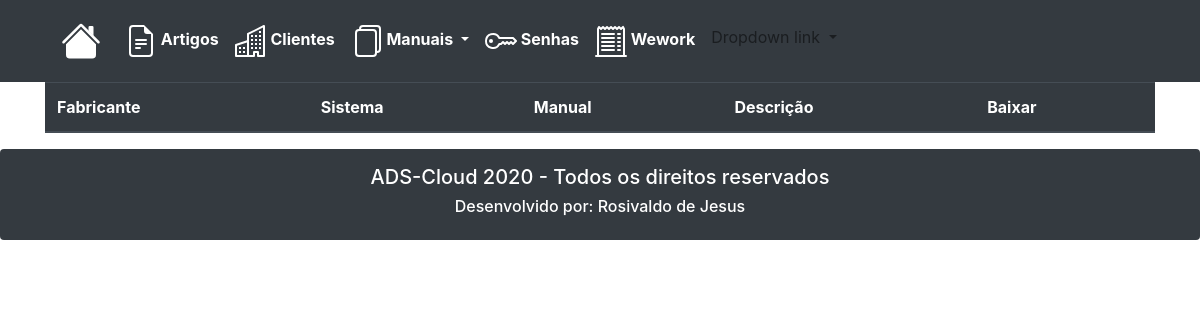
The app's page /manuaisFabricantes/, older data.
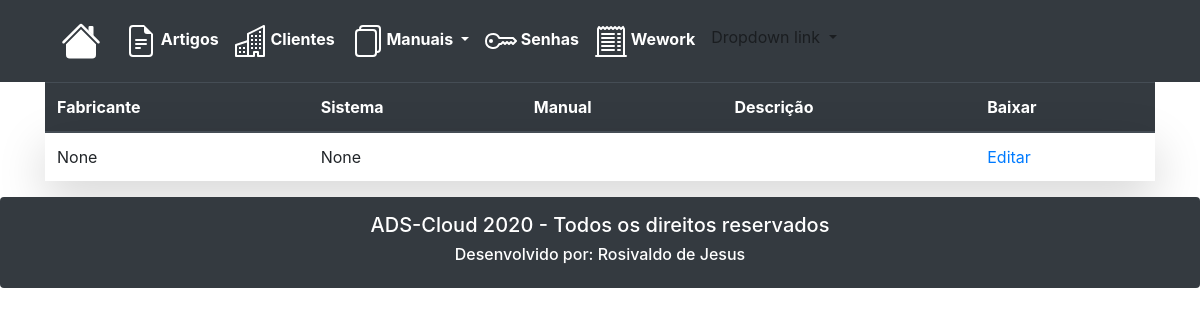
The same page, newer data.
### evertical/models.py (models this page shows, shortened)
class tbManuais(models.Model):
    manualNome = models.CharField(max_length=100, blank=True, null=True)
    manualLink = models.CharField(max_length=255, blank=True, null=True)
    manualDescricao = models.CharField(max_length=255, blank=True, null=True)
    manualFabricante = models.ForeignKey(tbFabricante, on_delete=models.CASCADE)
    manualSistema = models.ForeignKey(tbSistemas, on_delete=models.CASCADE)
    class Meta:
        db_table = 'tbManuais'
        verbose_name_plural = 'Manuais'

class tbSistemas(models.Model):
    sistemasTipo = models.CharField(max_length=20, blank=True, null=True)
    class Meta:
        db_table = 'tbSistemas'
        verbose_name_plural = 'Sistemas'
    def __str__(self):
        return self.sistemasTipo

### evertical/views.py (the view)
# urls.py: path('manuaisFabricantes/', manuaisFabricantes),
def manuaisFabricantes(request):
    manualFabricante = tbManuais.objects.all()
    return render(request, 'manuaisFabricantes.html',{'manualFabricante':manualFabricante})

### templates/manuaisFabricantes.html (shortened to what this page needs)
{% extends "base.html" %}
{% load static %}
{% block content %}
<head>
</head>
<div class="container">
	<section>
		<table class="table">
			<thead class="thead-dark">
				<tr>
					<th>Fabricante</th>
					<th>Sistema</th>
					<th>Manual</th>
					<th>Descrição</th>
					<th>Baixar</th>
				</tr>
			</thead>
			<tbody>
				{% for manual in manualFabricante %}
				<tr class="shadow-lg p-3 mb-5 bg-white rounded ">
					<td>{{manual.manualNome}}</td>
					<td>{{manual.manualSistema}}</td>
					<td>{{manual.nome_manual}}</td>
					<td>{{manual.descricao_manual}}</td>
					<td>
						<a href="/manuaisFabricantesUpdate/{{ manuais.id }}">Editar</a>
					</td>
				</tr>
				{% endfor %}
			</tbody>
		</table>
	</section>
</div>
{% endblock %}s

Row changes from the older to the newer data that the page shows:
added tbManuais: manualNome "None", manualSistema "None"
